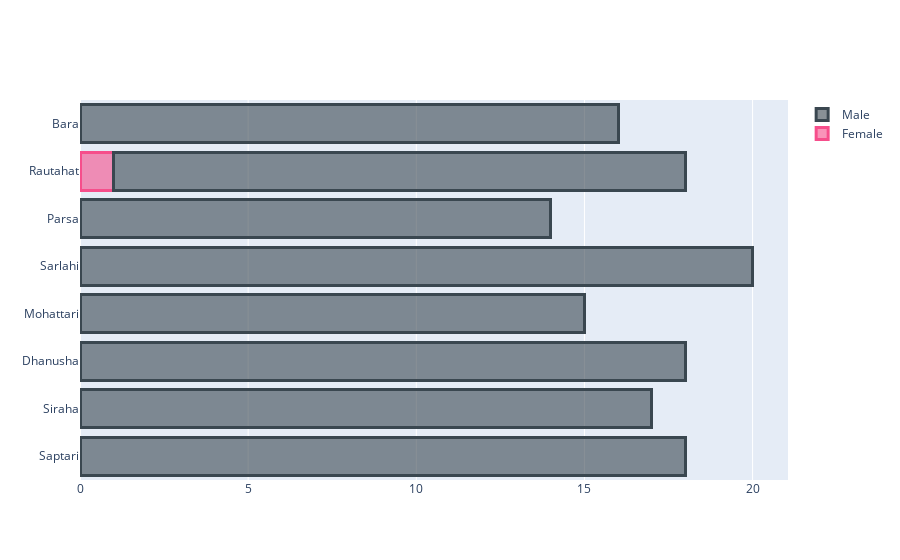

This figure's notebook cell:
### Code cell
import plotly.graph_objects as go

fig = go.Figure()
fig.add_trace(go.Bar(
    y=df1['District'],
    x=df1["Female Count"],
    name='Female',
    orientation='h',
    marker=dict(
        color='rgba(246, 78, 139, 0.6)',
        line=dict(color='rgba(246, 78, 139, 1.0)', width=3)
    )
))
fig.add_trace(go.Bar(
    y=df1["District"],
    x=df1["Male Count"],
    name='Male',
    orientation='h',
    marker=dict(
        color='rgba(58, 71, 80, 0.6)',
        line=dict(color='rgba(58, 71, 80, 1.0)', width=3)
    )
))

fig.update_layout(barmode='stack')
fig.show()

### Figure 1 — Plotly figure (JSON) as saved in the notebook; plotly's stock layout.template omitted (floating-point values rounded to 4 significant figures)
{"data": [{"marker": {"color": "rgba(246, 78, 139, 0.6)", "line": {"color": "rgba(246, 78, 139, 1.0)", "width": 3}}, "name": "Female", "orientation": "h", "type": "bar", "x": [0, 0, 0, 0, 0, 0, 1, 0], "y": ["Saptari", "Siraha", "Dhanusha", "Mohattari", "Sarlahi", "Parsa", "Rautahat", "Bara"]}, {"marker": {"color": "rgba(58, 71, 80, 0.6)", "line": {"color": "rgba(58, 71, 80, 1.0)", "width": 3}}, "name": "Male", "orientation": "h", "type": "bar", "x": [18, 17, 18, 15, 20, 14, 17, 16], "y": ["Saptari", "Siraha", "Dhanusha", "Mohattari", "Sarlahi", "Parsa", "Rautahat", "Bara"]}], "layout": {"barmode": "stack"}}
